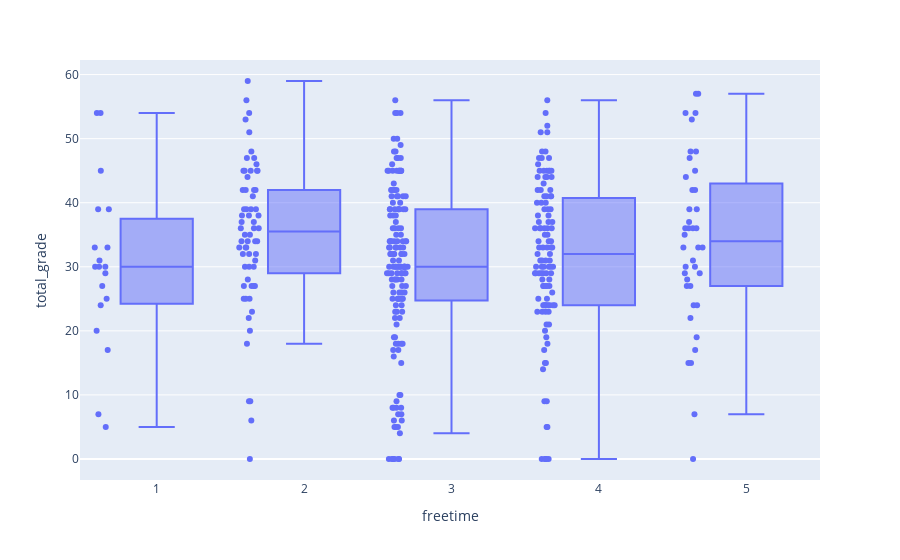

Notebook code for this chart:
### Code cell
# Data visualization- Is student performance better if the student have more free time?

fig = px.box(df, x='freetime', y='total_grade',points='all')
fig.show()

### Figure 1 — Plotly figure (JSON) as saved in the notebook; plotly's stock layout.template omitted (floating-point values rounded to 4 significant figures; data arrays with more than 128 entries replaced by an {"elided": "..."} marker saying what was removed)
{"data": [{"alignmentgroup": "True", "boxpoints": "all", "hovertemplate": "freetime=%{x}<br>total_grade=%{y}<extra></extra>", "legendgroup": "", "marker": {"color": "#636efa"}, "name": "", "notched": false, "offsetgroup": "", "orientation": "v", "showlegend": false, "type": "box", "x": {"elided": "395 int values"}, "x0": " ", "xaxis": "x", "y": {"elided": "395 int values"}, "y0": " ", "yaxis": "y"}], "layout": {"boxmode": "group", "legend": {"tracegroupgap": 0}, "margin": {"t": 60}, "xaxis": {"anchor": "y", "domain": [0, 1], "title": {"text": "freetime"}}, "yaxis": {"anchor": "x", "domain": [0, 1], "title": {"text": "total_grade"}}}}
